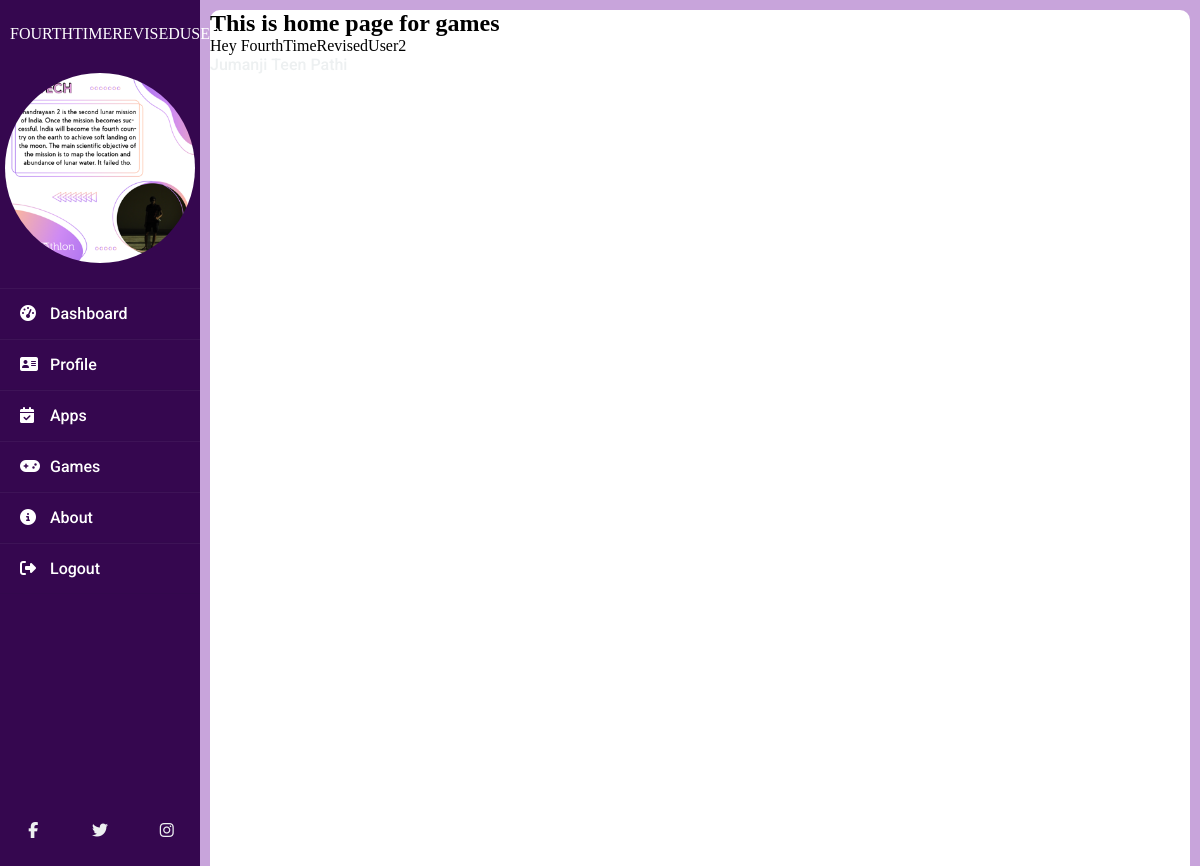
Page /games/ (signed in) on the committed database.
### users/models.py (models this page shows, shortened)
class CustomUser(AbstractUser):
    pass

class Profile(models.Model):
  user = models.OneToOneField(CustomUser, on_delete= models.CASCADE)
  image = models.ImageField(default= "default.jpg", upload_to="profile_pics" )

### games/views.py (the view)
# urls.py: path('', views.games_index, name= 'games_index'),
def games_index(request):
  games = Game.objects.all().order_by('name')
  context = {
    "games": games,
  }
  return render(request, 'games/games_index.html', context)

### templates/games/games_index.html (shortened to what this page needs)
{% extends 'base-user.html' %}
  {% block content %}
    <h2>This is home page for games</h2>
    <p>Hey {{ user.username }}</p>
    {% for game in games %}
      <a href="{% url 'game_play' game.name %}">{{ game.name }}</a>
    {% endfor %}
{% endblock %}

### templates/base-user.html (shortened to what this page needs)
<!DOCTYPE html>
<html>
<head>
  {% load static%}
  <link rel="stylesheet" type="text/css" href="{% static "/css/main1.css" %}">
</head>
<body>
  <div class="wrapper">
    <div class="sidebar">
      <div class="username">
        <span>{{user.username}}</span>
      </div>
      <div class="image">
        <img class="profile-pic" src="{{user.profile.image.url}}">
      </div>
      <div class="links">
        <ul>
          <li><a href="{% url 'portfolio' %}"><i class="fas fa-tachometer-alt"></i>Dashboard</a></li>
          <li><a href="{% url 'profile' %}"><i class="fas fa-address-card"></i>Profile</a></li>
          <li><a href="#App"><i class="fas fa-calendar-check"></i>Apps</a></li>
          <li><a href="{% url 'games_index' %}"><i class="fas fa-gamepad"></i>Games</a></li>
          <li><a href="#"><i class="fas fa-info-circle"></i>About</a></li>
          <li><a href="{% url 'logout' %}"><i class="fas fa-sign-out-alt"></i>Logout</a></li>
        </ul>
      </div>
      <div class="social_media">
        <a href="#"><i class="fab fa-facebook-f fab-3"></i></a>
        <a href="#"><i class="fab fa-twitter fab-3"></i></a>
        <a href="#"><i class="fab fa-instagram fab-3"></i></a>
      </div>
    </div>
    <div class="main_content">
        {% block content %}
        {% endblock %}
    </div>
  </div>
</body>
</html>

### static/css/main1.css (style rules this page uses)
:root { --DarkViolet-color: #35074f; --MediumViolet-color: #8e20c9; --LightViolet-color: #c8a4db; --White-color: #ffffff; --Rose-color: #f03a47; }
* { box-sizing: border-box; margin: 0; padding: 0; list-style: none; text-decoration: none; }
body { background-color: var(--White-color); }
li, a, button { font-family: "Roboto", sans-serif; font-size: 16px; font-weight: 500; color: #edf0f1; text-transform: none; }
.wrapper { display: flex; position: relative; background-color: var(--LightViolet-color); }
.sidebar { display: flex; background-color: var(--DarkViolet-color); position: fixed; height: 100%; width: 200px; flex-direction: column; padding: 20px 0; }
.sidebar div { width: 100%; margin-bottom: 10px; align-items: center; }
.sidebar .username { color: var(--White-color); text-transform: uppercase; text-align: center; padding: 5px 10px; }
.sidebar img { display: block; margin: auto; width: 100%; border-radius: 50%; padding: 15px 5px; }
.sidebar ul li { padding: 15px 20px; border-bottom: 1px solid rgba(30,31,38,0.05); border-top: 1px solid rgba(225,225,225,0.05); cursor: pointer; }
.sidebar ul li a { color: var(--White-color); display: block; }
.sidebar ul li a .fas { width: 30px; }
.sidebar .social_media { display: flex; flex-wrap: wrap; position: static; bottom: 0; width: 100%; justify-content: space-around; margin: auto 0px 0px 0px; }
.social_media a { flex-basis: 33%; padding: 20px; text-align: center; cursor: pointer; }
.main_content { background-color: var(--White-color); width: 100%; margin: 10px 10px 10px 210px; border-radius: 10px; min-height: 100VH; }

### rows in the picture
CustomUser: username "FOURTHTIMEREVISEDUSER2", profile.image (picture), username "FourthTimeRevisedUser2"
